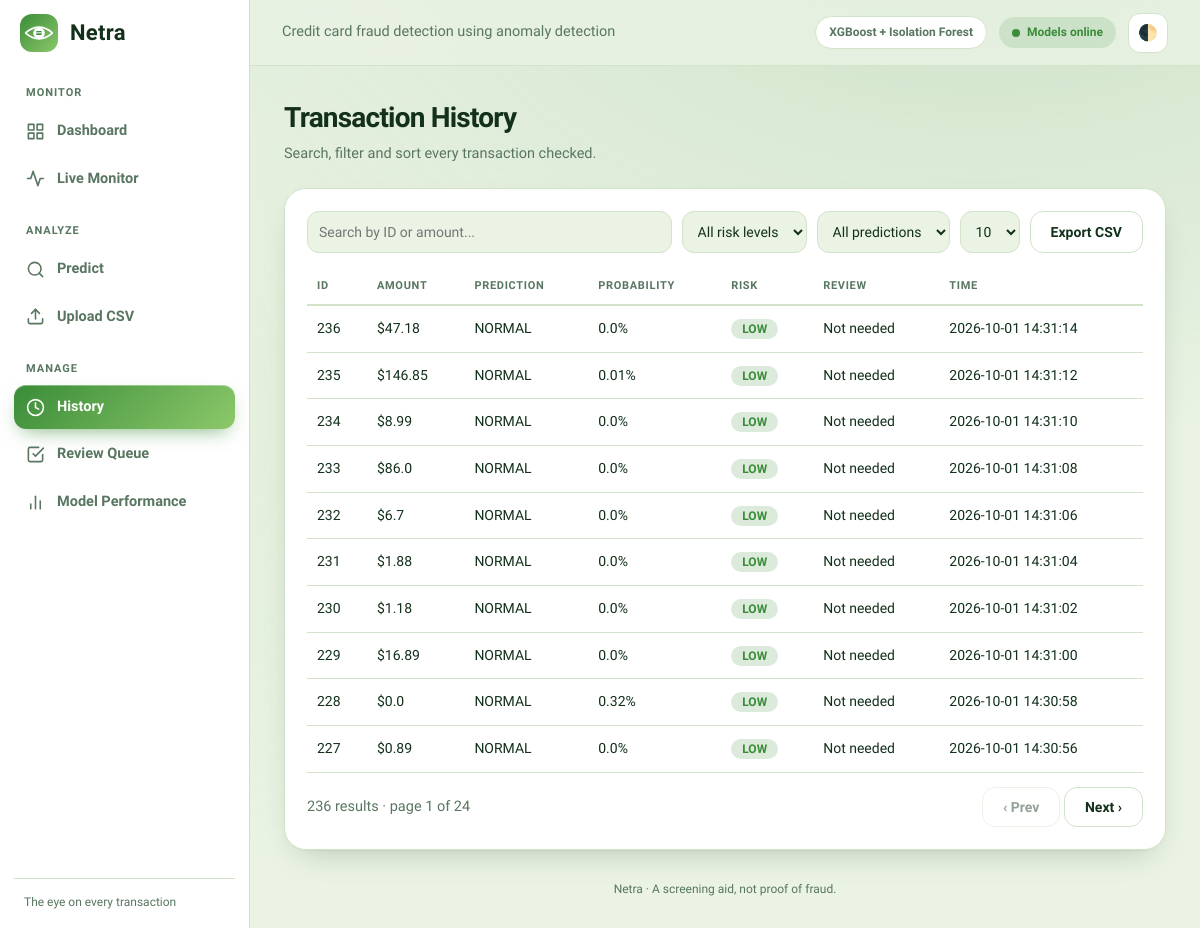
Before: /history with the older database file.
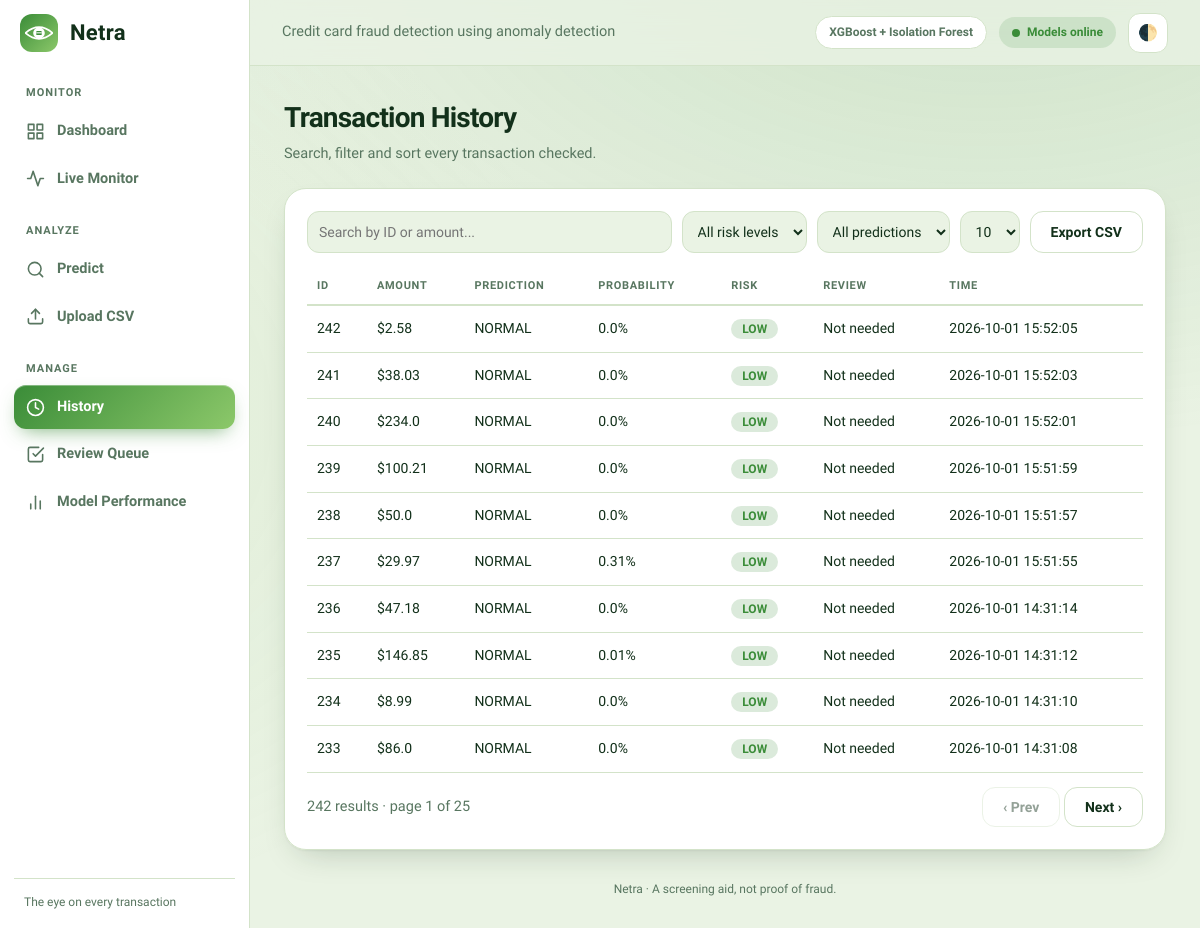
After: the same page with the newer database file.
### tables this page shows
CREATE TABLE transactions (
        id INTEGER PRIMARY KEY AUTOINCREMENT,
        amount REAL,
        prediction TEXT,
        probability REAL,
        risk_level TEXT,
        review_status TEXT,
        created_at TEXT);

### app.py (the view)
@app.route('/history')
def history():
    return render_template('history.html', rows=get_history(1000))

### modules/database.py (called while the page is built)
def get_conn():
    os.makedirs(os.path.dirname(DB_PATH), exist_ok=True)
    conn = sqlite3.connect(DB_PATH)
    conn.row_factory = sqlite3.Row
    return conn

def init_db():
    conn = get_conn()
    conn.execute('''CREATE TABLE IF NOT EXISTS transactions (
        id INTEGER PRIMARY KEY AUTOINCREMENT,
        amount REAL,
        prediction TEXT,
        probability REAL,
        risk_level TEXT,
        review_status TEXT,
        created_at TEXT)''')
    conn.commit()
    conn.close()

def get_history(limit=100):
    init_db()
    conn = get_conn()
    rows = conn.execute('SELECT * FROM transactions ORDER BY id DESC LIMIT ?', (limit,)).fetchall()
    conn.close()
    return [dict(r) for r in rows]

### templates/history.html (shortened to what this page needs)
{% extends 'base.html' %}
{% block content %}
<div class="page-head"><h1>Transaction History</h1><p>Search, filter and sort every transaction checked.</p></div>
<div class="card">
  <div class="table-tools">
    <input type="text" id="q" placeholder="Search by ID or amount...">
    <select id="risk"><option value="ALL">All risk levels</option><option>HIGH</option><option>MEDIUM</option><option>LOW</option></select>
    <select id="pred"><option value="ALL">All predictions</option><option>FRAUD</option><option>NORMAL</option></select>
    <select id="per"><option>10</option><option>25</option><option>50</option></select>
    <button class="btn" id="export">Export CSV</button>
  </div>
  <table>
    <thead><tr>
      <th class="sortable" data-k="id">ID</th><th class="sortable" data-k="amount">Amount</th><th>Prediction</th>
      <th class="sortable" data-k="prob">Probability</th><th>Risk</th><th>Review</th><th class="sortable" data-k="time">Time</th>
    </tr></thead>
    <tbody id="tbody">
      {% for r in rows %}
      <tr data-id="{{ r.id }}" data-amount="{{ r.amount }}" data-prob="{{ r.probability }}" data-time="{{ r.created_at }}" data-risk="{{ r.risk_level }}" data-pred="{{ r.prediction }}">
        <td>{{ r.id }}</td><td>${{ r.amount }}</td><td>{{ r.prediction }}</td>
        <td>{{ (r.probability * 100)|round(2) }}%</td>
        <td><span class="badge {{ r.risk_level|lower }}">{{ r.risk_level }}</span></td>
        <td>{{ r.review_status }}</td><td>{{ r.created_at }}</td>
      </tr>
      {% endfor %}
    </tbody>
  </table>
  <div class="pager"><span id="info" class="muted"></span>
    <div><button class="btn" id="prev">‹ Prev</button> <button class="btn" id="next">Next ›</button></div></div>
</div>
{% endblock %}

### templates/base.html (shortened to what this page needs)
<!DOCTYPE html>
<html lang="en">
<head>
  <link rel="stylesheet" href="{{ url_for('static', filename='style.css') }}">
</head>
<body>
  <aside class="sidebar">
    <div class="brand" onclick="location.href='/'" style="cursor:pointer"><span class="chip-logo">{% include '_logo.html' %}</span>Netra</div>
    <small class="nav-title">Monitor</small>
    <a href="/dashboard" class="{{ 'active' if request.path == '/dashboard' }}"><svg class="ic" viewBox="0 0 24 24"><rect x="3" y="3" width="7" height="7"/><rect x="14" y="3" width="7" height="7"/><rect x="14" y="14" width="7" height="7"/><rect x="3" y="14" width="7" height="7"/></svg>Dashboard</a>
    <a href="/live" class="{{ 'active' if request.path == '/live' }}"><svg class="ic" viewBox="0 0 24 24"><polyline points="22 12 18 12 15 21 9 3 6 12 2 12"/></svg>Live Monitor</a>
    <small class="nav-title">Analyze</small>
    <a href="/predict" class="{{ 'active' if request.path == '/predict' }}"><svg class="ic" viewBox="0 0 24 24"><circle cx="11" cy="11" r="8"/><line x1="21" y1="21" x2="16.65" y2="16.65"/></svg>Predict</a>
    <a href="/upload" class="{{ 'active' if request.path == '/upload' }}"><svg class="ic" viewBox="0 0 24 24"><path d="M21 15v4a2 2 0 0 1-2 2H5a2 2 0 0 1-2-2v-4"/><polyline points="17 8 12 3 7 8"/><line x1="12" y1="3" x2="12" y2="15"/></svg>Upload CSV</a>
    <small class="nav-title">Manage</small>
    <a href="/history" class="{{ 'active' if request.path == '/history' }}"><svg class="ic" viewBox="0 0 24 24"><circle cx="12" cy="12" r="10"/><polyline points="12 6 12 12 16 14"/></svg>History</a>
    <a href="/review" class="{{ 'active' if request.path == '/review' }}"><svg class="ic" viewBox="0 0 24 24"><polyline points="9 11 12 14 22 4"/><path d="M21 12v7a2 2 0 0 1-2 2H5a2 2 0 0 1-2-2V5a2 2 0 0 1 2-2h11"/></svg>Review Queue</a>
    <a href="/performance" class="{{ 'active' if request.path == '/performance' }}"><svg class="ic" viewBox="0 0 24 24"><line x1="18" y1="20" x2="18" y2="10"/><line x1="12" y1="20" x2="12" y2="4"/><line x1="6" y1="20" x2="6" y2="14"/></svg>Model Performance</a>
    <div class="side-foot">The eye on every transaction</div>
  </aside>
  <header class="topbar">
    <div class="tb-left">
      <span class="crumb">Credit card fraud detection using anomaly detection</span>
    </div>
    <div class="tb-right">
      <a href="/performance" class="chip info" title="The two models behind Netra">XGBoost + Isolation Forest</a>
      <span class="chip" id="status"><i class="dot"></i><span id="status-text">Checking...</span></span>
      <button class="icon-btn" id="theme" title="Dark / light">🌓</button>
    </div>
  </header>
  <main>{% block content %}{% endblock %}
    <footer>Netra · A screening aid, not proof of fraud.</footer>
  </main>
</body>
</html>

Changed rows visible on the page:
no longer on this page (row unchanged): transactions: id "232", amount "6.7", prediction "NORMAL", (r.probability*100)|round(2) "0.0", risk_level "LOW", review_status "Not needed", created_at "2026-10-01 14:31:06"
no longer on this page (row unchanged): transactions: id "231", amount "1.88", prediction "NORMAL", (r.probability*100)|round(2) "0.0", risk_level "LOW", review_status "Not needed", created_at "2026-10-01 14:31:04"
no longer on this page (row unchanged): transactions: id "230", amount "1.18", prediction "NORMAL", (r.probability*100)|round(2) "0.0", risk_level "LOW", review_status "Not needed", created_at "2026-10-01 14:31:02"
no longer on this page (row unchanged): transactions: id "229", amount "16.89", prediction "NORMAL", (r.probability*100)|round(2) "0.0", risk_level "LOW", review_status "Not needed", created_at "2026-10-01 14:31:00"
no longer on this page (row unchanged): transactions: id "228", amount "0.0", prediction "NORMAL", (r.probability*100)|round(2) "0.32", risk_level "LOW", review_status "Not needed", created_at "2026-10-01 14:30:58"
no longer on this page (row unchanged): transactions: id "227", amount "0.89", prediction "NORMAL", (r.probability*100)|round(2) "0.0", risk_level "LOW", review_status "Not needed", created_at "2026-10-01 14:30:56"
added transactions: id "242", amount "2.58", prediction "NORMAL", (r.probability*100)|round(2) "0.0", risk_level "LOW", review_status "Not needed", created_at "2026-10-01 15:52:05"
added transactions: id "241", amount "38.03", prediction "NORMAL", (r.probability*100)|round(2) "0.0", risk_level "LOW", review_status "Not needed", created_at "2026-10-01 15:52:03"
added transactions: id "240", amount "234.0", prediction "NORMAL", (r.probability*100)|round(2) "0.0", risk_level "LOW", review_status "Not needed", created_at "2026-10-01 15:52:01"
added transactions: id "239", amount "100.21", prediction "NORMAL", (r.probability*100)|round(2) "0.0", risk_level "LOW", review_status "Not needed", created_at "2026-10-01 15:51:59"
added transactions: id "238", amount "50.0", prediction "NORMAL", (r.probability*100)|round(2) "0.0", risk_level "LOW", review_status "Not needed", created_at "2026-10-01 15:51:57"
added transactions: id "237", amount "29.97", prediction "NORMAL", (r.probability*100)|round(2) "0.31", risk_level "LOW", review_status "Not needed", created_at "2026-10-01 15:51:55"
Other visible differences:
text written by a page script: "236 results · page 1 of 24" → "242 results · page 1 of 25"
